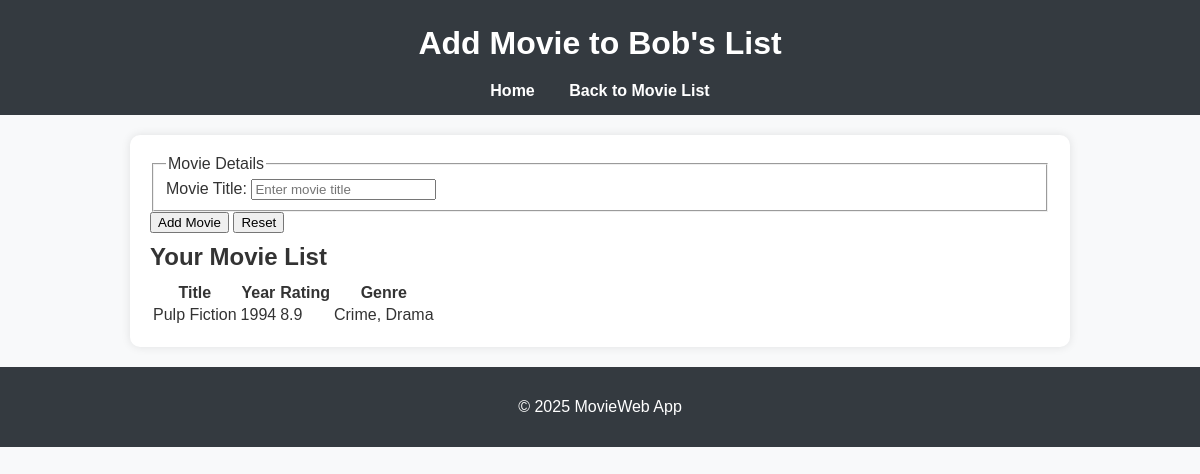
Screenshot of /users/2/add_movie with the database file from the repository.
### datamanager/models.py (models this page shows, shortened)
class User(db.Model):
    __tablename__ = 'users'
    id = Column(Integer, primary_key=True, autoincrement=True)
    name = Column(String(80), unique=True, nullable=False)
    pin = Column(Integer, nullable=False)
    email = Column(String(120), unique=True, nullable=False)
    movies = relationship('Movie', backref='user', lazy=True)

class Movie(db.Model):
    __tablename__ = 'movies'
    id = Column(Integer, primary_key=True, autoincrement=True, nullable=False)
    title = Column(String(200), nullable=False)
    year = Column(Integer, nullable=False)
    rating = Column(Float)
    summary = Column(String(5000))
    genre = Column(String(200))
    poster = Column(String(255))
    user_id = Column(Integer, ForeignKey('users.id'), nullable=False)

### app.py (the view, shortened to what this page needs)
@app.route('/users/<user_id>/add_movie', methods=['GET', 'POST'])
def add_movie(user_id):
    movies = data_manager.get_user_movies(user_id)
    users = data_manager.get_all_users()
    user = next((user for user in users if int(user_id) == user.id), None)
    message = request.args.get('message')
    if request.method == 'GET':
        return render_template('add_movie.html', movies=movies, user_id=user_id, user=user, message=message)

### datamanager/sqlite_data_manager.py (called while the page is built)
    def get_all_users(self):
        try:
            with self.app.app_context():
                return db.session.query(User).all()
        except SQLAlchemyError as e:
            return f"Error retrieving users: {e}"

    def get_user_movies(self, user_id):
        try:
            with self.app.app_context():
                return db.session.query(Movie).filter(Movie.user_id == user_id).all()
        except SQLAlchemyError as e:
            return f"Error retrieving movies for user {user_id}: {e}"

### templates/add_movie.html (shortened to what this page needs)
<!DOCTYPE html>
<html lang="en">
<head>
    <link rel="stylesheet" href="{{ url_for('static', filename='styles.css') }}">
</head>
<body>
    <header>
        <h1>Add Movie to {{ user.name }}'s List</h1>
        <nav>
            <a href="{{ url_for('home') }}">Home</a>
            <a href="{{ url_for('list_user_movies', user_id=user_id) }}">Back to Movie List</a>
        </nav>
    </header>
    <main>
        <form action="{{ url_for('add_movie', user_id=user_id) }}" method="post">
            <fieldset>
                <legend>Movie Details</legend>
                <label for="title">Movie Title:</label>
                <input type="text" id="title" name="title" placeholder="Enter movie title" required autofocus>
            </fieldset>
            <button type="submit">Add Movie</button>
            <button type="reset">Reset</button>
        </form>
        <section>
            <h2>Your Movie List</h2>
            {% if movies %}
                <table>
                    <thead>
                        <tr>
                            <th>Title</th>
                            <th>Year</th>
                            <th>Rating</th>
                            <th>Genre</th>
                        </tr>
                    </thead>
                    <tbody>
                        {% for movie in movies %}
                            <tr>
                                <td>{{ movie.title }}</td>
                                <td>{{ movie.year or 'N/A' }}</td>
                                <td>{{ movie.rating or 'N/A' }}</td>
                                <td>{{ movie.genre or 'N/A' }}</td>
                            </tr>
                        {% endfor %}
                    </tbody>
                </table>
            {% else %}
                <p>No movies found for this user.</p>
            {% endif %}
        </section>
    </main>
    <footer>
        <p>&copy; 2025 MovieWeb App</p>
    </footer>
</body>
</html>

### static/styles.css (style rules this page uses)
body { font-family: Arial, sans-serif; margin: 0; padding: 0; background-color: #f8f9fa; color: #333; }
h1, h2, h3 { margin: 0; padding: 10px 0; }
header { background-color: #343a40; color: white; padding: 15px 20px; text-align: center; }
nav { margin-top: 10px; }
nav a { color: white; text-decoration: none; margin: 0 15px; font-weight: bold; }
main { max-width: 900px; margin: 20px auto; padding: 20px; background: white; border-radius: 10px; box-shadow: 0 0 10px rgba(0, 0, 0, 0.1); }
footer { text-align: center; padding: 15px; background: #343a40; color: white; margin-top: 20px; }

### rows the page displays
User: name "Bob"
Movie: title "Pulp Fiction", year "1994", rating "8.9", genre "Crime, Drama"
